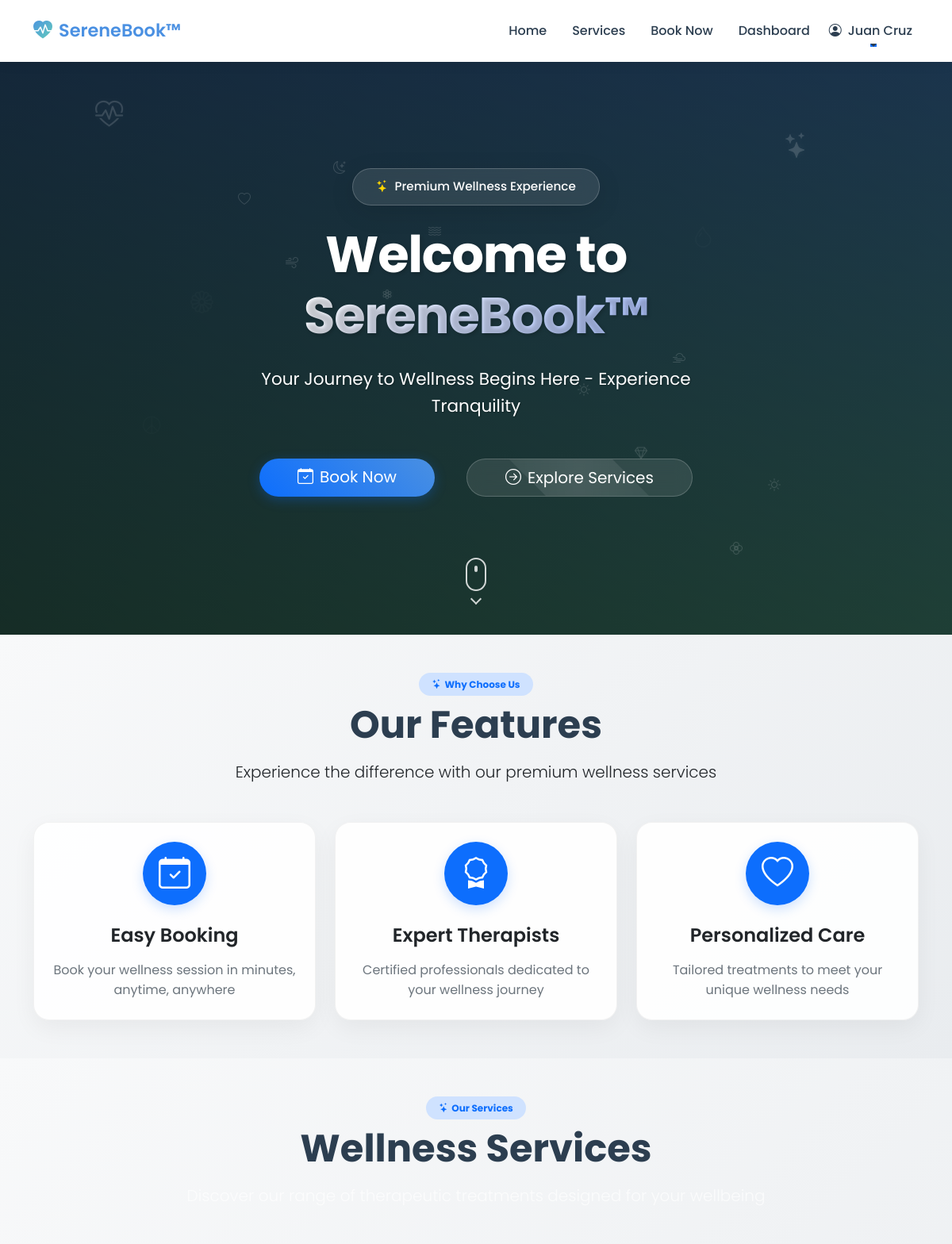
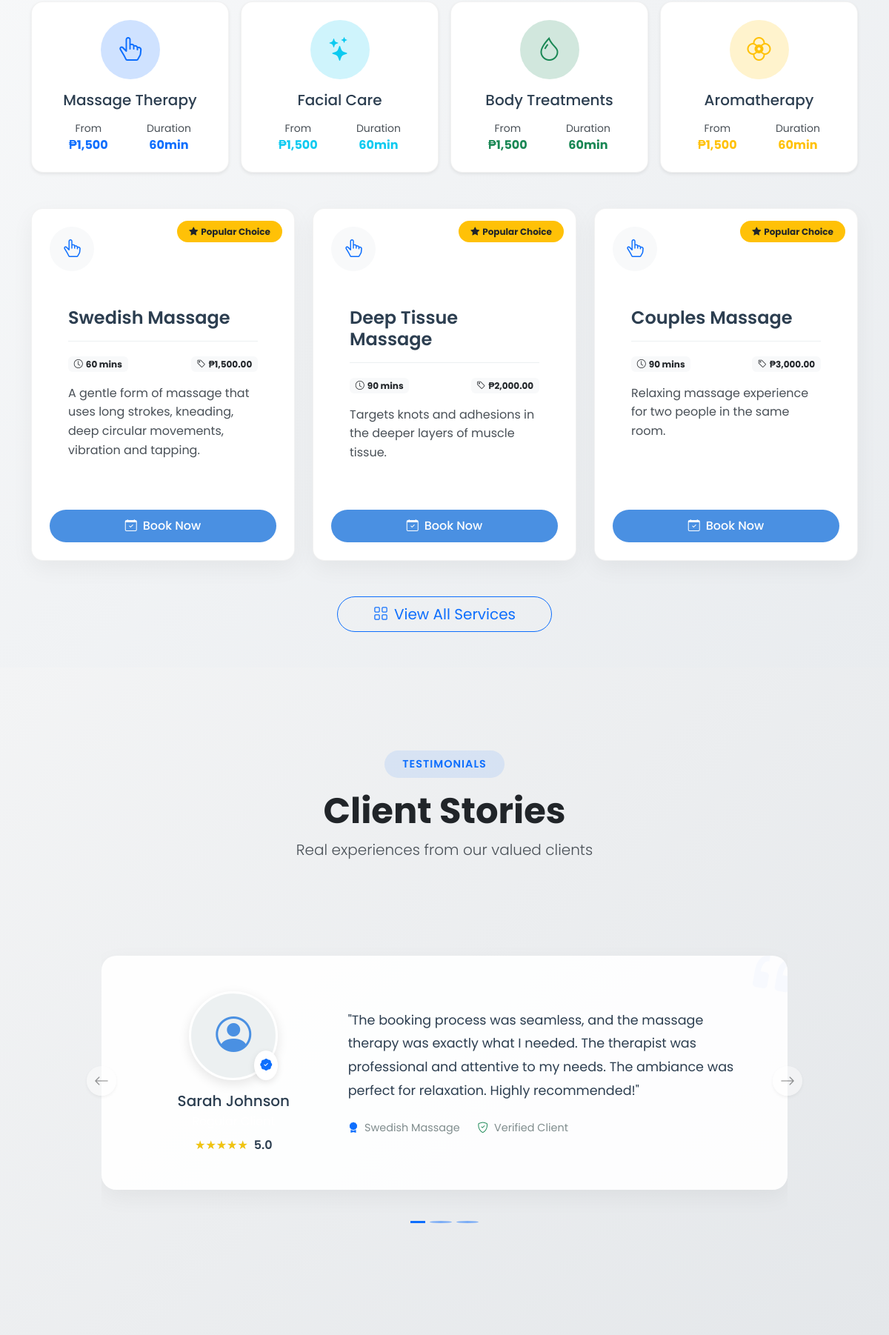
/ (signed in, upper part), run on the app's committed database (2 pictures, top to bottom).
### tables this page shows
CREATE TABLE IF NOT EXISTS Services (
    service_id INT AUTO_INCREMENT PRIMARY KEY,
    service_name VARCHAR(100) NOT NULL,
    description TEXT,
    duration INT NOT NULL,
    price DECIMAL(10,2) NOT NULL,
    service_type ENUM('massage', 'facial', 'body') NOT NULL,
    image VARCHAR(255) DEFAULT 'placeholder.jpg',
    popularity INT DEFAULT 0,
    is_popular BOOLEAN DEFAULT FALSE,
    is_deleted BOOLEAN DEFAULT FALSE,
    created_at TIMESTAMP DEFAULT CURRENT_TIMESTAMP,
    updated_at TIMESTAMP DEFAULT CURRENT_TIMESTAMP ON UPDATE CURRENT_TIMESTAMP
);

### app/views/home.php (the view, shortened to what the rows shown need)
<?php include 'templates/header.php'; ?>
<div class="hero-section position-relative overflow-hidden">
    <div class="hero-content text-center text-white d-flex align-items-center min-vh-100">
        <div class="container py-5">
            <div class="row justify-content-center">
                <div class="col-lg-8">
                    <h1 class="hero-title mb-4" data-aos="fade-up" data-aos-duration="1000">
                        Welcome to <span class="text-gradient">SereneBook™</span>
                    </h1>
                </div>
            </div>
        </div>
    </div>
</div>
<section class="features-section py-5 bg-light">
    <div class="container">
        <div class="section-header text-center mb-5" data-aos="fade-up">
            <h2 class="display-5 fw-bold mb-3">Our Features</h2>
        </div>
    </div>
</section>
<section class="services-section py-5 bg-light">
    <div class="container">
        <div class="section-header text-center mb-5" data-aos="fade-up">
            <h2 class="display-5 fw-bold mb-3">Wellness Services</h2>
        </div>
        <div class="featured-services">
            <div class="row g-4">
                <?php if (!empty($all_services)): ?>
                    <?php foreach (array_slice($all_services, 0, 3) as $service): ?>
                    <div class="col-lg-4 col-md-6" data-aos="fade-up">
                        <div class="service-card bg-white rounded-4 p-4 position-relative hover-lift d-flex flex-column h-100">
                            <?php if ($service['is_popular']): ?>
                            <div class="popular-badge position-absolute">
                                <span class="badge bg-warning text-dark rounded-pill px-3 py-2">
                                    <i class="bi bi-star-fill me-1"></i>Popular Choice
                                </span>
                            </div>
                            <?php endif; ?>
                            <div class="service-icon-wrapper mb-4">
                                <?php
                                $iconClass = match($service['service_type']) {
                                    'massage' => 'bi-hand-index-thumb text-primary',
                                    'facial' => 'bi-stars text-info',
                                    'body' => 'bi-droplet text-success',
                                    default => 'bi-flower2 text-warning'
                                };
                                ?>
                                <div class="service-icon bg-light rounded-circle">
                                    <i class="bi <?php echo $iconClass; ?>"></i>
                                </div>
                            </div>
                            <div class="service-content flex-grow-1">
                                <h3 class="service-title h5 mb-3">
                                    <?php echo htmlspecialchars($service['service_name']); ?>
                                </h3>
                                <div class="service-meta mb-3">
                                    <span class="badge bg-light text-dark me-2">
                                        <i class="bi bi-clock me-1"></i><?php echo $service['duration']; ?> mins
                                    </span>
                                    <span class="badge bg-light text-dark">
                                        <i class="bi bi-tag me-1"></i>₱<?php echo number_format($service['price'], 2); ?>
                                    </span>
                                </div>
                                <p class="service-description text-dark-emphasis mb-4">
                                    <?php echo htmlspecialchars($service['description']); ?>
                                </p>
                            </div>
                            <div class="service-action mt-auto pt-3">
                                <a href="<?php echo BASE_URL; ?>/public/booking?service=<?php echo $service['service_id']; ?>"
                                   class="btn btn-primary w-100 rounded-pill">
                                    <i class="bi bi-calendar-check me-2"></i>Book Now
                                </a>
                            </div>
                        </div>
                    </div>
                    <?php endforeach; ?>
                <?php endif; ?>
            </div>
        </div>
    </div>
</section>
<section class="testimonials-section py-6 bg-light position-relative">
    <div class="container position-relative">
        <div class="text-center mb-5">
            <h2 class="display-5 fw-bold text-dark mb-2" data-aos="fade-up">Client Stories</h2>
        </div>
    </div>
</section>
<?php include 'templates/footer.php'; ?>

### data on the page
services: is_popular 1 (drawn), service_name "Swedish Massage", duration "60", price "1,500.00", description "A gentle form of massage that uses long strokes, kneading, deep circular movements, vibration and tapping."
services: is_popular 1 (drawn), service_name "Deep Tissue Massage", duration "90", price "2,000.00", description "Targets knots and adhesions in the deeper layers of muscle tissue."
services: is_popular 1 (drawn), service_name "Couples Massage", duration "90", price "3,000.00", description "Relaxing massage experience for two people in the same room."

### other printed values
$_SESSION['full_name'] "Juan Cruz"
$category['name'] "Massage Therapy"
$category['name'] "Facial Care"
$category['name'] "Body Treatments"
$category['name'] "Aromatherapy"
